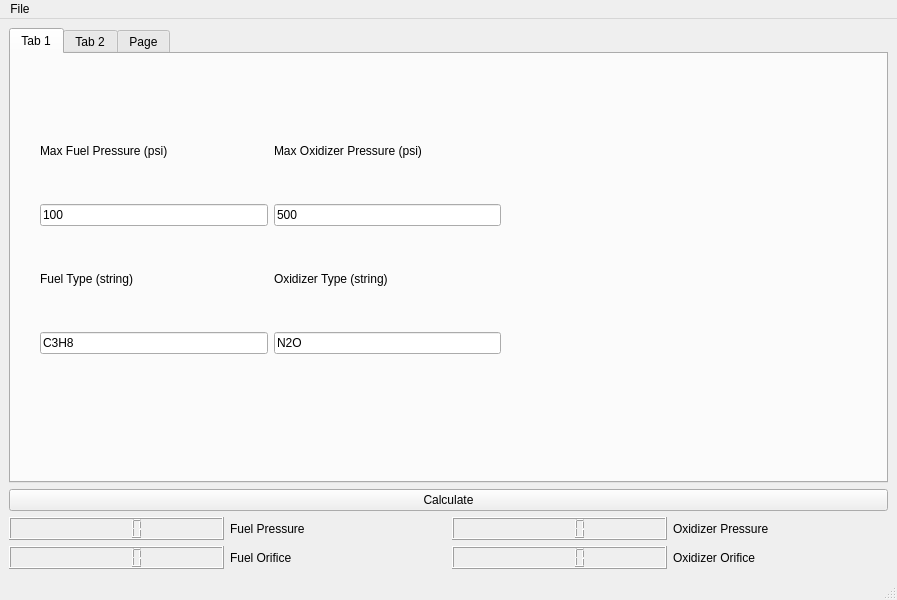
<?xml version="1.0" encoding="UTF-8"?>
<ui version="4.0">
 <class>MainWindow</class>
 <widget class="QMainWindow" name="MainWindow">
  <property name="geometry">
   <rect>
    <x>0</x>
    <y>0</y>
    <width>897</width>
    <height>600</height>
   </rect>
  </property>
  <property name="windowTitle">
   <string>MainWindow</string>
  </property>
  <widget class="QWidget" name="centralwidget">
   <layout class="QVBoxLayout" name="verticalLayout">
    <item>
     <widget class="QTabWidget" name="tabWidget">
      <property name="currentIndex">
       <number>0</number>
      </property>
      <widget class="QWidget" name="tab">
       <attribute name="title">
        <string>Tab 1</string>
       </attribute>
       <widget class="QWidget" name="gridLayoutWidget">
        <property name="geometry">
         <rect>
          <x>29</x>
          <y>49</y>
          <width>461</width>
          <height>251</height>
         </rect>
        </property>
        <layout class="QGridLayout" name="gridLayout">
         <item row="1" column="0">
          <widget class="QLineEdit" name="lineEdit_5">
           <property name="text">
            <string>100</string>
           </property>
          </widget>
         </item>
         <item row="0" column="0">
          <widget class="QLabel" name="label">
           <property name="text">
            <string>Max Fuel Pressure (psi)</string>
           </property>
          </widget>
         </item>
         <item row="1" column="1">
          <widget class="QLineEdit" name="lineEdit_7">
           <property name="text">
            <string>500</string>
           </property>
          </widget>
         </item>
         <item row="2" column="1">
          <widget class="QLabel" name="label_4">
           <property name="text">
            <string>Oxidizer Type (string)</string>
           </property>
          </widget>
         </item>
         <item row="3" column="1">
          <widget class="QLineEdit" name="lineEdit_8">
           <property name="text">
            <string>N2O</string>
           </property>
          </widget>
         </item>
         <item row="3" column="0">
          <widget class="QLineEdit" name="lineEdit_6">
           <property name="text">
            <string>C3H8</string>
           </property>
          </widget>
         </item>
         <item row="0" column="1">
          <widget class="QLabel" name="label_2">
           <property name="text">
            <string>Max Oxidizer Pressure (psi)</string>
           </property>
          </widget>
         </item>
         <item row="2" column="0">
          <widget class="QLabel" name="label_3">
           <property name="text">
            <string>Fuel Type (string)</string>
           </property>
          </widget>
         </item>
        </layout>
       </widget>
      </widget>
      <widget class="QWidget" name="tab_2">
       <attribute name="title">
        <string>Tab 2</string>
       </attribute>
       <layout class="QHBoxLayout" name="horizontalLayout_3">
        <item>
         <layout class="QFormLayout" name="formLayout">
          <item row="0" column="0">
           <widget class="QLabel" name="label_6">
            <property name="text">
             <string>Temperature (K)</string>
            </property>
           </widget>
          </item>
          <item row="0" column="1">
           <widget class="QLineEdit" name="lineEdit_10"/>
          </item>
          <item row="1" column="0">
           <widget class="QLabel" name="label_5">
            <property name="text">
             <string>Pressure (Pa)</string>
            </property>
           </widget>
          </item>
          <item row="1" column="1">
           <widget class="QLineEdit" name="lineEdit_11"/>
          </item>
          <item row="2" column="0">
           <widget class="QLabel" name="label_9">
            <property name="text">
             <string>Tube Length (m)</string>
            </property>
           </widget>
          </item>
          <item row="2" column="1">
           <widget class="QLineEdit" name="lineEdit_12"/>
          </item>
          <item row="3" column="0">
           <widget class="QLabel" name="label_8">
            <property name="text">
             <string>Tube Diameter (m)</string>
            </property>
           </widget>
          </item>
          <item row="3" column="1">
           <widget class="QLineEdit" name="lineEdit_9"/>
          </item>
          <item row="4" column="0">
           <widget class="QLabel" name="label_7">
            <property name="text">
             <string>Operating frequency (Hz)</string>
            </property>
           </widget>
          </item>
          <item row="4" column="1">
           <widget class="QLineEdit" name="lineEdit_13"/>
          </item>
         </layout>
        </item>
       </layout>
      </widget>
      <widget class="QWidget" name="tab_3">
       <attribute name="title">
        <string>Page</string>
       </attribute>
       <widget class="QWidget" name="verticalLayoutWidget">
        <property name="geometry">
         <rect>
          <x>20</x>
          <y>10</y>
          <width>520</width>
          <height>392</height>
         </rect>
        </property>
        <layout class="QGridLayout" name="gridLayout_3">
         <item row="1" column="0">
          <widget class="QTextEdit" name="textEdit">
           <property name="html">
            <string>&lt;!DOCTYPE HTML PUBLIC &quot;-//W3C//DTD HTML 4.0//EN&quot; &quot;http://www.w3.org/TR/REC-html40/strict.dtd&quot;&gt;
&lt;html&gt;&lt;head&gt;&lt;meta name=&quot;qrichtext&quot; content=&quot;1&quot; /&gt;&lt;style type=&quot;text/css&quot;&gt;
p, li { white-space: pre-wrap; }
&lt;/style&gt;&lt;/head&gt;&lt;body style=&quot; font-family:'MS Shell Dlg 2'; font-size:8.25pt; font-weight:400; font-style:normal;&quot;&gt;
&lt;p style=&quot; margin-top:0px; margin-bottom:0px; margin-left:0px; margin-right:0px; -qt-block-indent:0; text-indent:0px;&quot;&gt;.142&lt;/p&gt;
&lt;p style=&quot; margin-top:0px; margin-bottom:0px; margin-left:0px; margin-right:0px; -qt-block-indent:0; text-indent:0px;&quot;&gt;.040&lt;/p&gt;
&lt;p style=&quot; margin-top:0px; margin-bottom:0px; margin-left:0px; margin-right:0px; -qt-block-indent:0; text-indent:0px;&quot;&gt;.063&lt;/p&gt;
&lt;p style=&quot;-qt-paragraph-type:empty; margin-top:0px; margin-bottom:0px; margin-left:0px; margin-right:0px; -qt-block-indent:0; text-indent:0px;&quot;&gt;&lt;br /&gt;&lt;/p&gt;&lt;/body&gt;&lt;/html&gt;</string>
           </property>
          </widget>
         </item>
         <item row="0" column="0">
          <widget class="QLabel" name="label_10">
           <property name="text">
            <string>Orifice Sizes (in)</string>
           </property>
          </widget>
         </item>
        </layout>
       </widget>
      </widget>
     </widget>
    </item>
    <item>
     <widget class="QPushButton" name="pushButton">
      <property name="text">
       <string>Calculate</string>
      </property>
     </widget>
    </item>
    <item>
     <layout class="QHBoxLayout" name="horizontalLayout">
      <item>
       <widget class="QLCDNumber" name="lcdNumber_2"/>
      </item>
      <item>
       <widget class="QLabel" name="label_11">
        <property name="text">
         <string>Fuel Pressure</string>
        </property>
       </widget>
      </item>
      <item>
       <widget class="QLCDNumber" name="lcdNumber"/>
      </item>
      <item>
       <widget class="QLabel" name="label_12">
        <property name="text">
         <string>Oxidizer Pressure</string>
        </property>
       </widget>
      </item>
     </layout>
    </item>
    <item>
     <layout class="QHBoxLayout" name="horizontalLayout_2">
      <item>
       <widget class="QLCDNumber" name="lcdNumber_4"/>
      </item>
      <item>
       <widget class="QLabel" name="label_13">
        <property name="text">
         <string>Fuel Orifice</string>
        </property>
       </widget>
      </item>
      <item>
       <widget class="QLCDNumber" name="lcdNumber_3"/>
      </item>
      <item>
       <widget class="QLabel" name="label_14">
        <property name="text">
         <string>Oxidizer Orifice</string>
        </property>
       </widget>
      </item>
     </layout>
    </item>
   </layout>
  </widget>
  <widget class="QMenuBar" name="menubar">
   <property name="geometry">
    <rect>
     <x>0</x>
     <y>0</y>
     <width>897</width>
     <height>21</height>
    </rect>
   </property>
   <widget class="QMenu" name="menuFile">
    <property name="title">
     <string>File</string>
    </property>
   </widget>
   <addaction name="menuFile"/>
  </widget>
  <widget class="QStatusBar" name="statusbar"/>
 </widget>
 <resources/>
 <connections/>
</ui>
